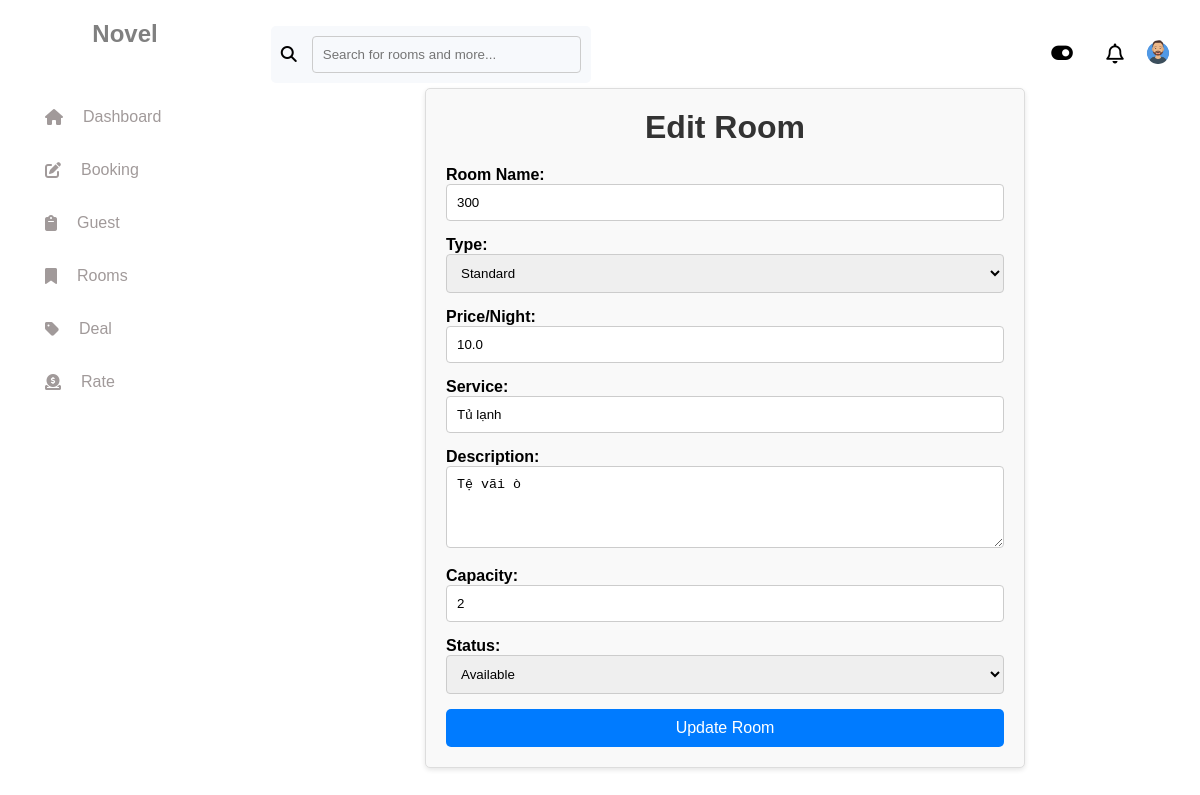
/list_room/edit/2 (signed in), run on an earlier commit of the app's database.
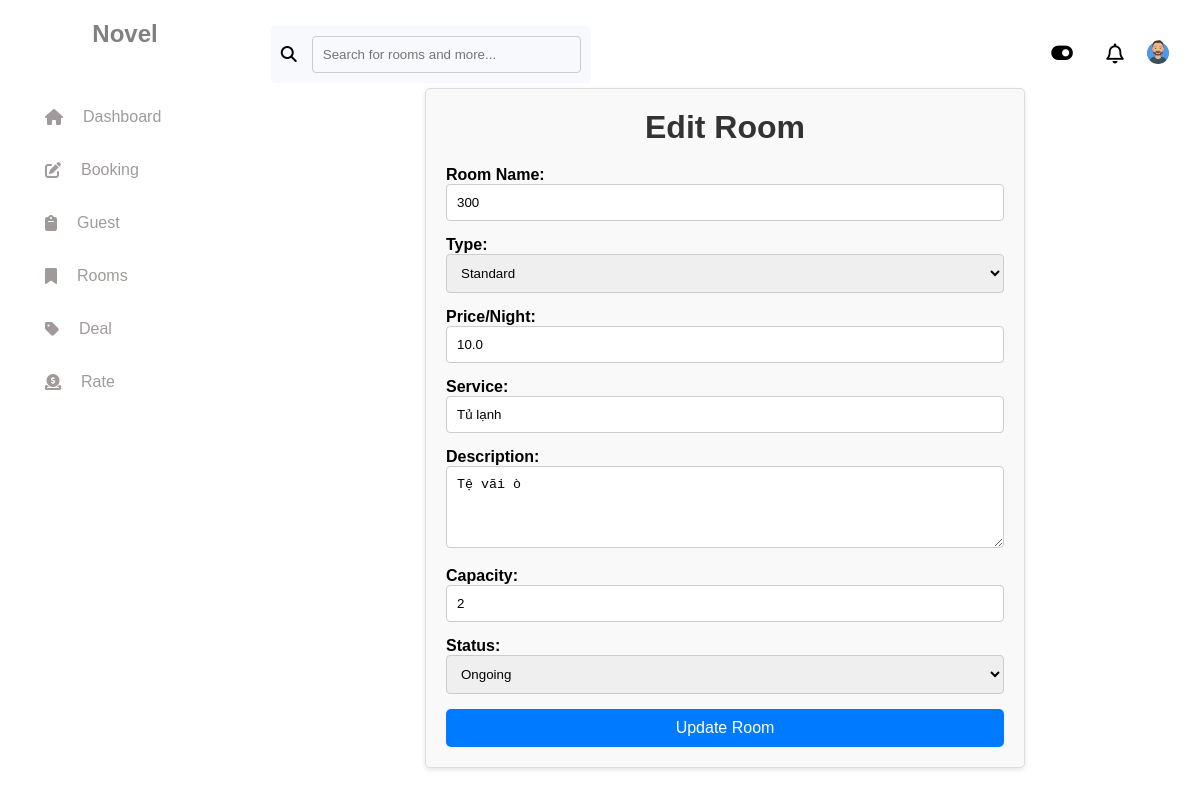
And on a later commit of the database.
### tables this page shows
CREATE TABLE room (
  room_id INTEGER PRIMARY KEY,
  room_name TEXT NOT NULL,
  type TEXT CHECK (type IN ('standard', 'vip')) NOT NULL,
  status TEXT CHECK (status IN ('available', 'ongoing', 'closed')) NOT NULL
, price_per_night FLOAT, service TEXT, description text, capacity INTEGER);

### app.py (the view, shortened to what this page needs)
@app.route("/list_room/edit/<int:room_id>", methods=["GET", "POST"])
def edit_room(room_id):
    conn = get_db_connection()
    room = conn.execute("SELECT * FROM room WHERE room_id = ?", (room_id,)).fetchone()
    conn.close()
    return render_template('edit_room.html', room=room)

### app.py (called while the page is built)
@app.before_request
def check_authentication():
    if request.endpoint not in ['login', 'register', 'static'] and not session.get("logged_in"):
        return redirect(url_for("login"))

### database/database_function.py (called while the page is built)
def get_db_connection():
    conn = sqlite3.connect('hotel1.db')
    conn.row_factory = sqlite3.Row
    return conn

### templates/edit_room.html (shortened to what this page needs)
{% extends "layout.html" %}
{% block stylesheets %}
    <link rel="stylesheet" href="{{ url_for('static', filename='form_style.css') }}">
{% endblock %}
{% block content %}
<div class="container">
    <h1>Edit Room</h1>
    <form action="{{ url_for('edit_room', room_id=room['room_id']) }}" method="POST" class="room-form">
        <div class="form-group">
            <label for="name">Room Name:</label>
            <input type="text" id="name" name="room_name" value="{{ room['room_name'] }}" required>
        </div>
        <div class="form-group">
            <label for="type">Type:</label>
            <select id="type" name="type" required>
                <option value="standard" {% if room['type'] == 'standard' %}selected{% endif %}>Standard</option>
            </select>
        </div>
        <div class="form-group">
            <label for="price_per_night">Price/Night:</label>
            <input type="number" id="price_per_night" name="price_per_night" value="{{ room['price_per_night'] }}" required>
        </div>
        <div class="form-group">
            <label for="service">Service:</label>
            <input type="text" id="service" name="service" value="{{ room['service'] }}">
        </div>
        <div class="form-group">
            <label for="description">Description:</label>
            <textarea id="description" name="description" rows="4">{{ room['description'] }}</textarea>
        </div>
        <div class="form-group">
            <label for="capacity">Capacity:</label>
            <input type="number" id="capacity" name="capacity" value="{{ room['capacity'] }}" required>
        </div>
        <div class="form-group">
            <label for="status">Status:</label>
            <select name="status">
                <option value="available" {% if room['status'] == 'available' %}selected{% endif %}>Available</option>
                <option value="ongoing" {% if room['status'] == 'ongoing' %}selected{% endif %}>Ongoing</option>
            </select>
        </div>
        <button type="submit" class="btn btn-submit">Update Room</button>
    </form>
</div>
{% endblock %}

What changed in the data, as far as the page shows it:
changed room "Standard": status "Available" → "Ongoing"
